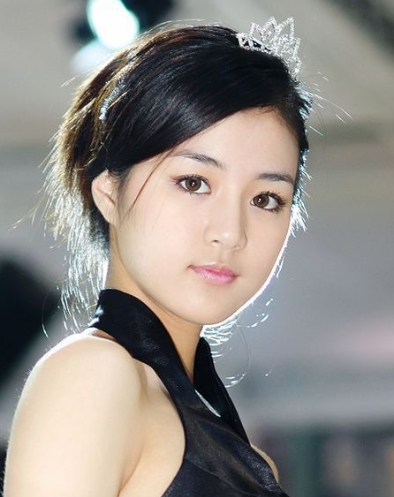
//> input picture opencv_cascde/test.png, 394 x 497 px
$ ./main   (built with g++ and OpenCV 4)
//> lines starting //> are read from the running program, lines starting //| are printed output that depends on the picture; after the words box and inside, x2 and y2 are one past the last pixel; in counts of white or black regions, pixels touching at a corner belong together
#include <opencv2/opencv.hpp>
#include <iostream>

using namespace cv;
using namespace std;

CascadeClassifier face_cascader;
String haarfile = "F:/opencv/OpenCV3.2/opencv/build/etc/haarcascades/haarcascade_frontalface_alt.xml";
String lbpfile = "F:/opencv/OpenCV3.2/opencv/build/etc/lbpcascades/lbpcascade_frontalface.xml";

/** HAAR 和 LBP图片人脸检测对比 */
int main(int argc, char** argv) {
	if (!face_cascader.load(lbpfile)) {
		printf("could not load face feature data...\n");
	}
	namedWindow("haar_lbp", CV_WINDOW_AUTOSIZE);
	Mat src = imread("F:/opencv/myimg/test.png");
//> src is the input picture: 497 rows x 394 cols, CV_8UC3; mean B, G, R 134.3, 139, 143.6
	if (src.empty()) {
		printf("could not load image...\n");
		return -1;
	}
	imshow("input_image", src);

	Mat gray;
	vector<Rect> faces;
	cvtColor(src, gray, COLOR_BGR2GRAY);
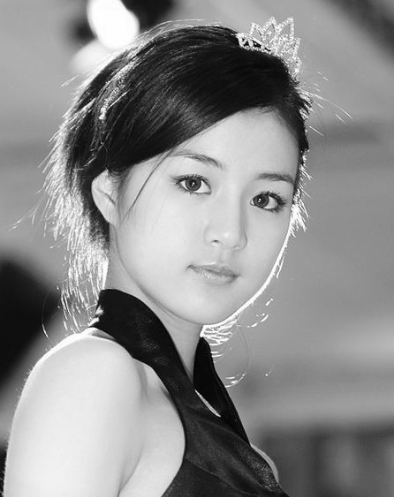
//> gray: 497 rows x 394 cols, CV_8UC1; min 2, max 255, mean 139.9
	equalizeHist(gray, gray);
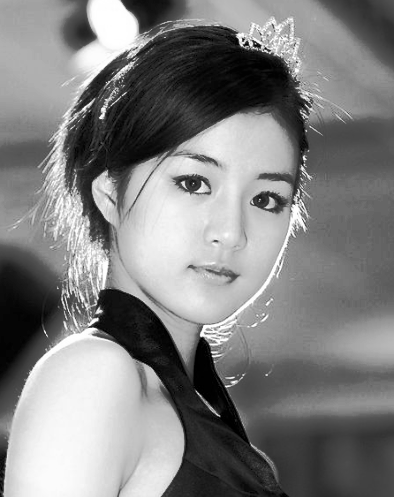
//> gray: 497 rows x 394 cols, CV_8UC1; min 0, max 255, mean 128.2
	int st = getTickCount();
	face_cascader.detectMultiScale(gray, faces, 1.1, 3, 0, Size(30, 30));
//> faces = 1 Rect (x, y, width, height): [110, 107, 220, 220]
	int et = (getTickCount() - st);
	printf("time consume : %d", et);

	for (size_t t = 0; t < faces.size(); t++) {
		rectangle(src, faces[t], Scalar(255, 0, 0), 2, 8, 0);
	}
//> this loop made 1 pass
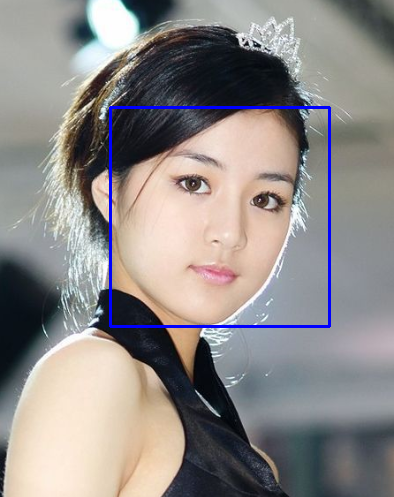
//> src: 497 rows x 394 cols, CV_8UC3; 1.34% of pixels changed, all inside (x1, y1, x2, y2) = (109, 106, 331, 328)
	imshow("haar_lbp", src);

	waitKey(0);
	return 0;
}

$ run again, with opencv_cascde/casde.jpg saved as opencv_cascde/test.png
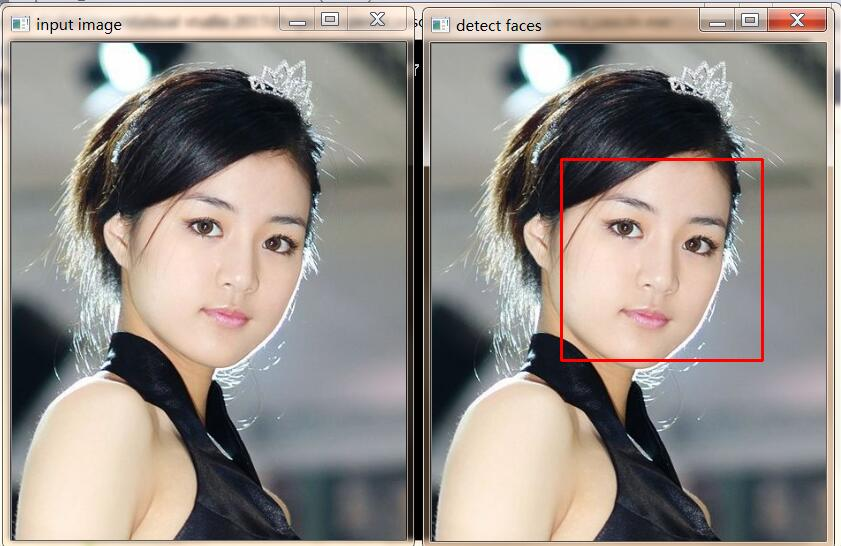
//> input picture opencv_cascde/casde.jpg, 841 x 546 px
//> src is the input picture: 546 rows x 841 cols, CV_8UC3; mean B, G, R 136.2, 141.7, 148.9
//> `equalizeHist(gray, gray);`:
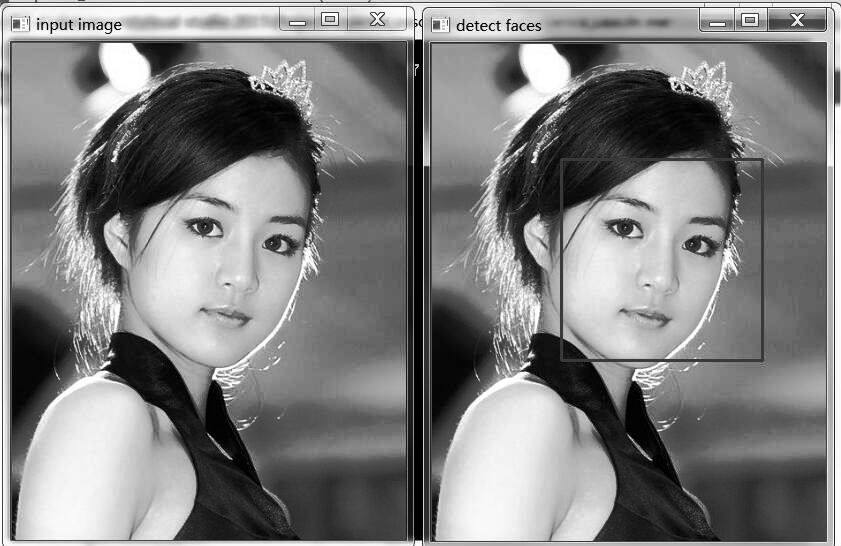
//> gray: 546 rows x 841 cols, CV_8UC1; min 0, max 255, mean 127.9
//> faces = 2 Rects (x, y, width, height): [121, 152, 227, 227], [544, 155, 221, 221]
//> the loop `for (size_t t = 0; t < faces.size(); t++)` made 2 passes
//> after the loop `for (size_t t = 0; t < faces.size(); t++)`:
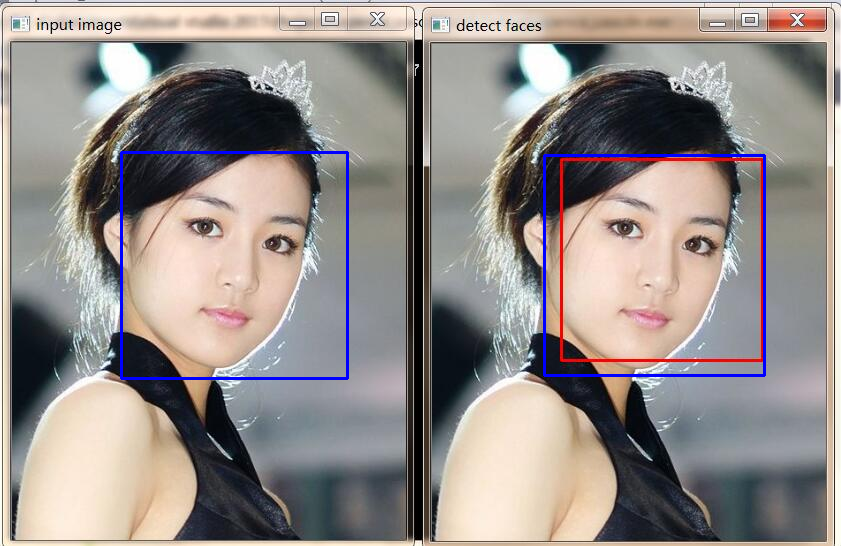
//> src: 546 rows x 841 cols, CV_8UC3; 1.16% of pixels changed, all inside (x1, y1, x2, y2) = (120, 151, 766, 380)
